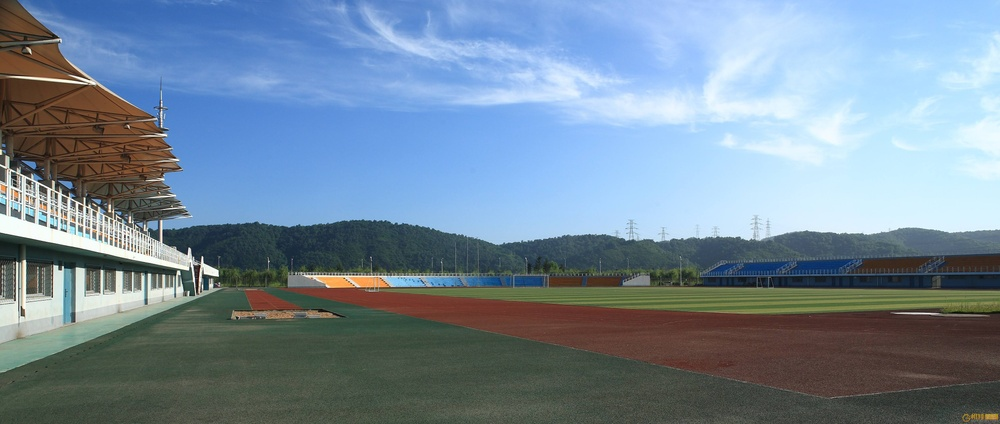
#> input picture opencv 进阶/big_image.jpg, 1000 x 424 px, shrunk from 4258 x 1805 before the run
$ jupyter execute '图像二值化.ipynb'   (shell and % lines are left out)
#> lines starting #> are read from the running program, lines starting #| are printed output that depends on the picture; after the words box and inside, x2 and y2 are one past the last pixel; in counts of white or black regions, pixels touching at a corner belong together
#> further down, src is the input picture: shape (424, 1000, 3); mean B, G, R 153.7, 136.4, 116.3
[cell 1]
import cv2 as cv
import matplotlib.pyplot as plt
import numpy as np

[cell 2]
#全局阈值
def threshold_demo(image):
    gray=cv.cvtColor(image,cv.COLOR_BGR2GRAY)
    ret,binary=cv.threshold(gray,0,255,cv.THRESH_BINARY|cv.THRESH_OTSU)
    print('threshold value:%s'%ret)
    cv.imshow('binary',binary)
#局部阈值
def local_threshold(image):
    gray=cv.cvtColor(image,cv.COLOR_BGR2GRAY)
    binary=cv.adaptiveThreshold(gray,255,cv.ADAPTIVE_THRESH_GAUSSIAN_C,cv.THRESH_BINARY,25,10)
    #binary=cv.adaptiveThreshold(gray,255,cv.ADAPTIVE_THRESH_MEAN_C,cv.THRESH_BINARY,25,10)
    cv.imshow('binary',binary)
#超大图像二值化
def big_image_binary(img):
    cw = 256 # 分块的步长
    ch = 256
    h,w = img.shape[:2]#图像的高宽
#> h = 424; w = 1000
    gray = cv.cvtColor(img, cv.COLOR_BGR2GRAY) # 转为灰度图像
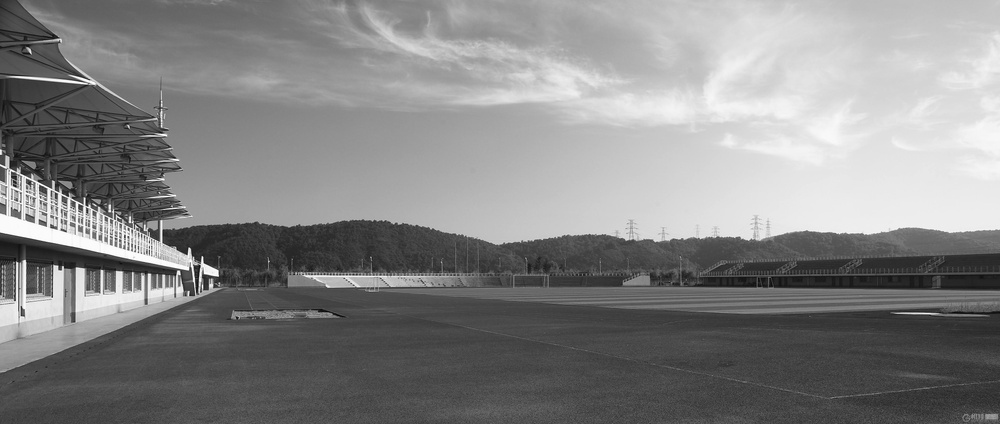
#> gray: shape (424, 1000); min 3, max 255, mean 132.4
    for row in range(0, h, ch):
        for col in range(0, w, cw):
            roi = gray[row:row + ch,col:col + cw] # 分块区域
            print(np.std(roi), np.mean(roi))
            dev = np.std(roi) # 计算像素的标准差
            if dev < 15:
                # 如果像素的标准差小于某一阈值 我们就理解这个区域的图像变化不大,即黑白区间不明显，我们全部赋值为255
                gray[row:row+ch, col:col+cw] = 255
            else:
                ret, dst = cv.threshold(roi, 0, 255, cv.THRESH_BINARY | cv.THRESH_OTSU)
                gray[row: row + ch, col: col + cw] = dst
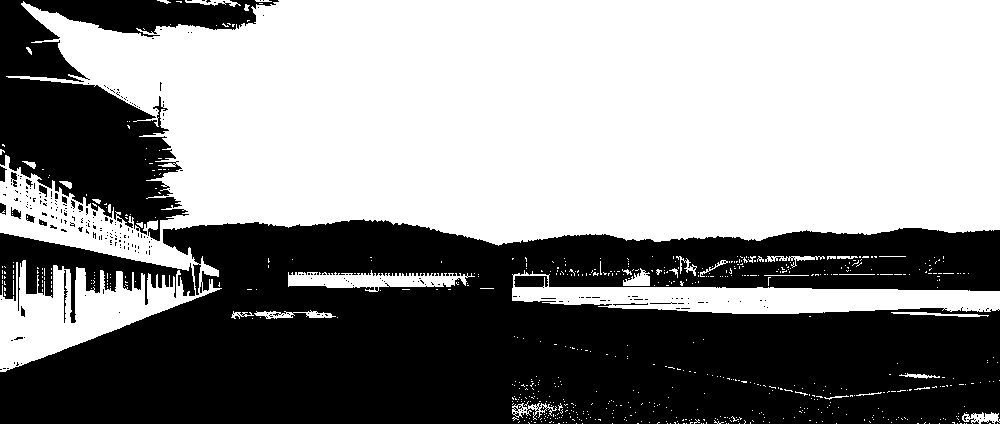
#> gray: shape (424, 1000); 55.1% white; 268 black regions (248 under 20 px), largest, box (x1, y1, x2, y2) and area: (0, 219, 1000, 424) 154938, (0, 0, 279, 241) 27470, (0, 233, 195, 323) 6143
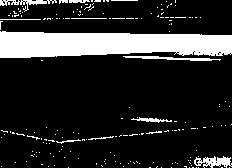
#> roi: shape (168, 232); 16.8% white; 185 white regions (172 under 20 px), largest, box (x1, y1, x2, y2) and area: (0, 31, 232, 58) 5038, (194, 156, 232, 168) 266, (123, 56, 221, 61) 229
    cv.imwrite('./big_image_binary.png', gray)


print("--------hello python--------")
src=cv.imread('./big_image.jpg')
#cv.namedWindow('input image',cv.WINDOW_AUTOSIZE)
#cv.imshow('input image',src)
big_image_binary(src)
cv.waitKey(0)

cv.destroyAllWindows()
